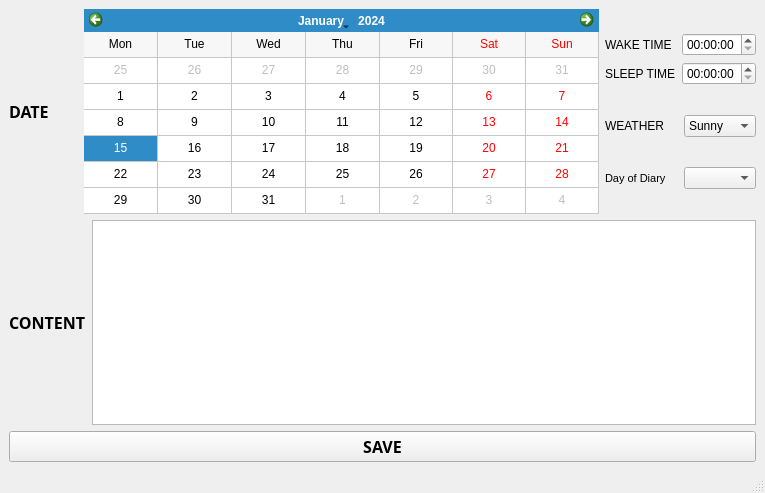
<?xml version="1.0" encoding="UTF-8"?>
<ui version="4.0">
 <class>MainWindow</class>
 <widget class="QMainWindow" name="MainWindow">
  <property name="geometry">
   <rect>
    <x>0</x>
    <y>0</y>
    <width>765</width>
    <height>493</height>
   </rect>
  </property>
  <property name="windowTitle">
   <string>MainWindow</string>
  </property>
  <widget class="QWidget" name="centralwidget">
   <layout class="QHBoxLayout" name="horizontalLayout_4">
    <item>
     <layout class="QGridLayout" name="gridLayout_5">
      <item row="0" column="0">
       <layout class="QGridLayout" name="gridLayout_2">
        <item row="1" column="0">
         <layout class="QHBoxLayout" name="horizontalLayout_2">
          <item>
           <widget class="QLabel" name="label_5">
            <property name="font">
             <font>
              <family>Sylfaen</family>
              <pointsize>12</pointsize>
              <weight>75</weight>
              <bold>true</bold>
             </font>
            </property>
            <property name="text">
             <string>CONTENT</string>
            </property>
           </widget>
          </item>
          <item>
           <widget class="QTextEdit" name="TE_Content"/>
          </item>
         </layout>
        </item>
        <item row="0" column="0">
         <layout class="QGridLayout" name="gridLayout_3">
          <item row="0" column="0">
           <layout class="QGridLayout" name="gridLayout_4">
            <item row="0" column="0">
             <widget class="QLabel" name="label">
              <property name="font">
               <font>
                <family>Sylfaen</family>
                <pointsize>12</pointsize>
                <weight>75</weight>
                <bold>true</bold>
               </font>
              </property>
              <property name="text">
               <string>DATE       </string>
              </property>
             </widget>
            </item>
            <item row="0" column="1">
             <widget class="QCalendarWidget" name="Calendar">
              <property name="autoFillBackground">
               <bool>true</bool>
              </property>
              <property name="gridVisible">
               <bool>true</bool>
              </property>
              <property name="selectionMode">
               <enum>QCalendarWidget::SingleSelection</enum>
              </property>
              <property name="horizontalHeaderFormat">
               <enum>QCalendarWidget::ShortDayNames</enum>
              </property>
              <property name="verticalHeaderFormat">
               <enum>QCalendarWidget::NoVerticalHeader</enum>
              </property>
              <property name="navigationBarVisible">
               <bool>true</bool>
              </property>
             </widget>
            </item>
           </layout>
          </item>
          <item row="0" column="1">
           <layout class="QVBoxLayout" name="verticalLayout">
            <item>
             <layout class="QGridLayout" name="gridLayout">
              <item row="1" column="0">
               <widget class="QLabel" name="label_3">
                <property name="text">
                 <string>SLEEP TIME</string>
                </property>
               </widget>
              </item>
              <item row="0" column="1">
               <widget class="QTimeEdit" name="Time_W"/>
              </item>
              <item row="1" column="1">
               <widget class="QTimeEdit" name="Time_S"/>
              </item>
              <item row="0" column="0">
               <widget class="QLabel" name="label_2">
                <property name="text">
                 <string>WAKE TIME</string>
                </property>
               </widget>
              </item>
             </layout>
            </item>
            <item>
             <layout class="QHBoxLayout" name="horizontalLayout">
              <item>
               <widget class="QLabel" name="label_4">
                <property name="text">
                 <string>WEATHER</string>
                </property>
               </widget>
              </item>
              <item>
               <widget class="QComboBox" name="CB_Weather">
                <property name="sizePolicy">
                 <sizepolicy hsizetype="Preferred" vsizetype="Fixed">
                  <horstretch>0</horstretch>
                  <verstretch>100</verstretch>
                 </sizepolicy>
                </property>
                <item>
                 <property name="text">
                  <string>Sunny</string>
                 </property>
                </item>
                <item>
                 <property name="text">
                  <string>Cloudy</string>
                 </property>
                </item>
                <item>
                 <property name="text">
                  <string>Rainy</string>
                 </property>
                </item>
                <item>
                 <property name="text">
                  <string>Snowy</string>
                 </property>
                </item>
                <item>
                 <property name="text">
                  <string>Foggy</string>
                 </property>
                </item>
               </widget>
              </item>
             </layout>
            </item>
            <item>
             <layout class="QHBoxLayout" name="horizontalLayout_3">
              <item>
               <widget class="QLabel" name="label_6">
                <property name="font">
                 <font>
                  <pointsize>8</pointsize>
                 </font>
                </property>
                <property name="text">
                 <string>Day of Diary</string>
                </property>
               </widget>
              </item>
              <item>
               <widget class="QComboBox" name="CB_SavedDiary"/>
              </item>
             </layout>
            </item>
           </layout>
          </item>
         </layout>
        </item>
       </layout>
      </item>
      <item row="1" column="0">
       <widget class="QPushButton" name="BTN_Save">
        <property name="font">
         <font>
          <family>Sylfaen</family>
          <pointsize>12</pointsize>
          <weight>75</weight>
          <bold>true</bold>
         </font>
        </property>
        <property name="text">
         <string>SAVE</string>
        </property>
       </widget>
      </item>
     </layout>
    </item>
   </layout>
  </widget>
  <widget class="QMenuBar" name="menubar">
   <property name="geometry">
    <rect>
     <x>0</x>
     <y>0</y>
     <width>765</width>
     <height>21</height>
    </rect>
   </property>
  </widget>
  <widget class="QStatusBar" name="statusbar"/>
 </widget>
 <resources/>
 <connections/>
</ui>
